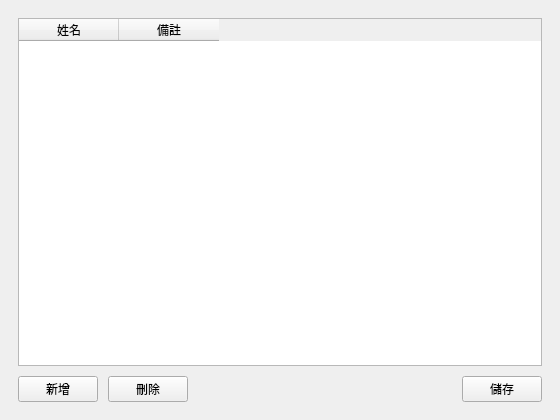
<?xml version="1.0" encoding="UTF-8"?>
<ui version="4.0">
 <class>watchlistDialogContent</class>
 <widget class="QWidget" name="watchlistDialogContent">
  <property name="geometry">
   <rect>
    <x>0</x>
    <y>0</y>
    <width>560</width>
    <height>420</height>
   </rect>
  </property>
  <property name="windowTitle">
   <string>注意名單管理</string>
  </property>
  <property name="dialogSize" stdset="0">
   <size>
    <width>560</width>
    <height>420</height>
   </size>
  </property>
  <layout class="QVBoxLayout" name="watchlistLayout" stretch="1,0">
   <property name="spacing">
    <number>10</number>
   </property>
   <property name="leftMargin">
    <number>18</number>
   </property>
   <property name="topMargin">
    <number>18</number>
   </property>
   <property name="rightMargin">
    <number>18</number>
   </property>
   <property name="bottomMargin">
    <number>18</number>
   </property>
   <item>
    <widget class="TableWidget" name="watchlistTable">
     <property name="selectionMode">
      <enum>QAbstractItemView::SingleSelection</enum>
     </property>
     <property name="selectionBehavior">
      <enum>QAbstractItemView::SelectRows</enum>
     </property>
     <attribute name="verticalHeaderVisible">
      <bool>false</bool>
     </attribute>
     <column>
      <property name="text">
       <string>姓名</string>
      </property>
     </column>
     <column>
      <property name="text">
       <string>備註</string>
      </property>
     </column>
    </widget>
   </item>
   <item>
    <layout class="QHBoxLayout" name="buttonRow" stretch="0,0,1,0">
     <property name="spacing">
      <number>10</number>
     </property>
     <property name="leftMargin">
      <number>0</number>
     </property>
     <property name="topMargin">
      <number>0</number>
     </property>
     <property name="rightMargin">
      <number>0</number>
     </property>
     <property name="bottomMargin">
      <number>0</number>
     </property>
     <item>
      <widget class="PushButton" name="addButton">
       <property name="text">
        <string>新增</string>
       </property>
      </widget>
     </item>
     <item>
      <widget class="PushButton" name="deleteButton">
       <property name="text">
        <string>刪除</string>
       </property>
      </widget>
     </item>
     <item>
      <spacer name="buttonRowSpacer">
       <property name="orientation">
        <enum>Qt::Horizontal</enum>
       </property>
       <property name="sizeHint" stdset="0">
        <size>
         <width>0</width>
         <height>0</height>
        </size>
       </property>
      </spacer>
     </item>
     <item>
      <widget class="PrimaryPushButton" name="saveButton">
       <property name="text">
        <string>儲存</string>
       </property>
      </widget>
     </item>
    </layout>
   </item>
  </layout>
 </widget>
 <customwidgets>
 <customwidget>
  <class>PrimaryPushButton</class>
  <extends>QPushButton</extends>
  <header>qfluentwidgets</header>
 </customwidget>
 <customwidget>
  <class>PushButton</class>
  <extends>QPushButton</extends>
  <header>qfluentwidgets</header>
 </customwidget>
 <customwidget>
  <class>TableWidget</class>
  <extends>QTableWidget</extends>
  <header>qfluentwidgets</header>
 </customwidget>
 </customwidgets>
 <resources />
 <connections />
</ui>
